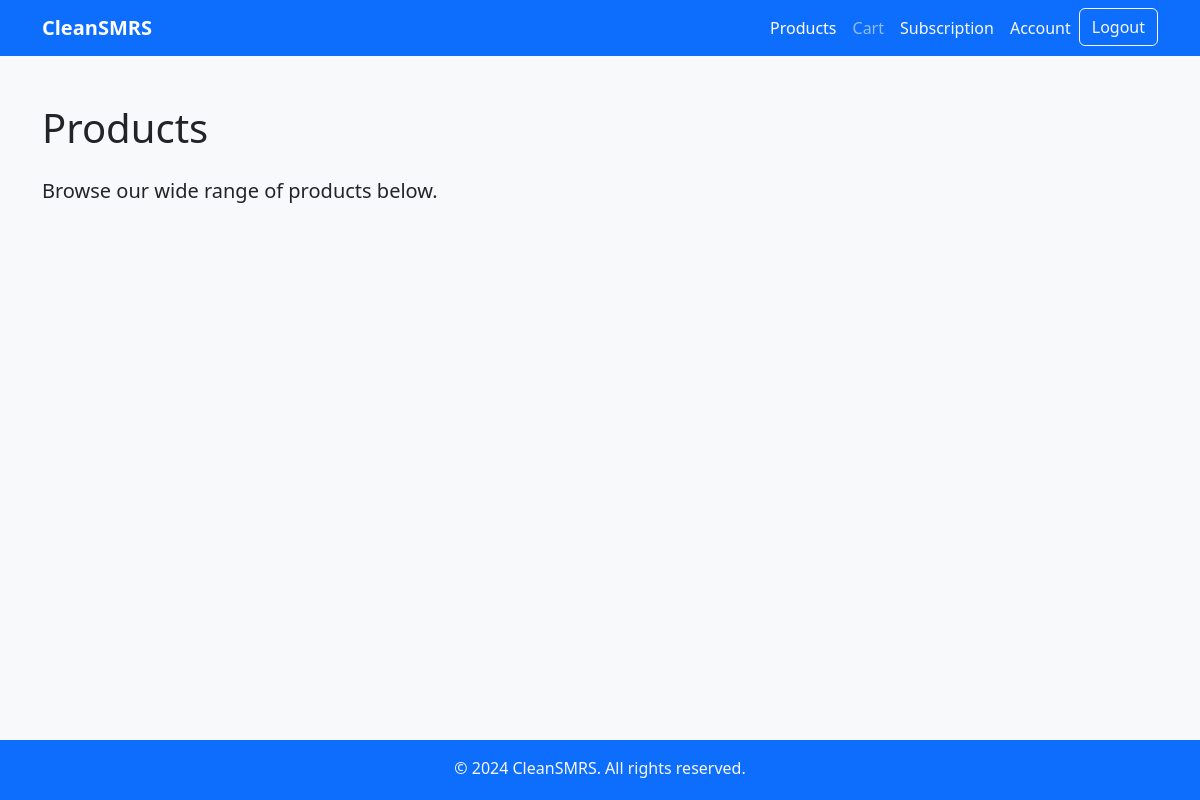
Page /products/ (signed in) on the earlier database version.
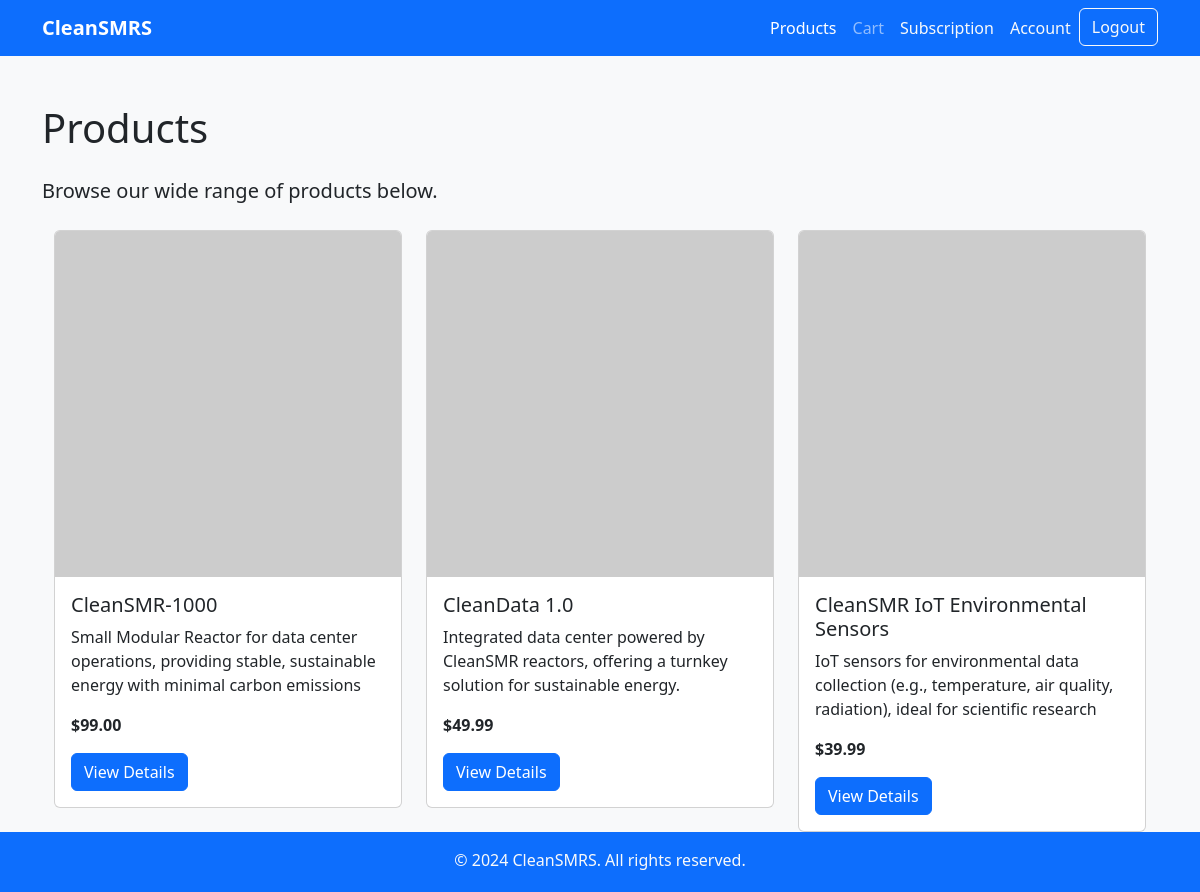
Same page on the later database version.
### shop/models.py (models this page shows, shortened)
class Product(models.Model):
    id = models.UUIDField(
        primary_key=True,
        default=uuid.uuid4,
        editable=False,
    )
    name = models.CharField(max_length=255)
    description = models.TextField()
    price = models.DecimalField(max_digits=10, decimal_places=2)
    quantity = models.PositiveIntegerField(default=1)  # The available stock for the product
    category = models.CharField(max_length=100)  # The category of the product (e.g., SMR, Data Center, etc.)
    status = models.CharField(max_length=50)  # Status of the product (e.g., 'available', 'out of stock', etc.)
    created = models.DateTimeField(default=now)
    updated = models.DateTimeField(auto_now=True)
    deleted = models.DateTimeField(null=True, blank=True)

### shop/views.py (the view)
# urls.py: path('products/', views.product_list, name='product_list'),  # Product list page
@login_required
def product_list(request):
    products = Product.objects.all()
    return render(request, 'products.html', {'products': products})

### templates/products.html (shortened to what this page needs)
<!DOCTYPE html>
<html lang="en">
<head>
    <link href="https://cdn.jsdelivr.net/npm/bootstrap@5.3.0-alpha3/dist/css/bootstrap.min.css" rel="stylesheet">
</head>
<body class="bg-light">
    <nav class="navbar navbar-expand-lg navbar-dark bg-primary">
        <div class="container">
            <a class="navbar-brand fw-bold" href="/">CleanSMRS</a>
            <div class="collapse navbar-collapse" id="navbarNav">
                <ul class="navbar-nav ms-auto">
                    <li class="nav-item">
                        <a class="nav-link {% if request.resolver_match.url_name == 'product_list' %}active{% endif %}" href="{% url 'product_list' %}">Products</a>
                    </li>
                    <li class="nav-item">
                        <a class="nav-link {% if request.resolver_match.url_name == 'cart_view' %}active{% endif %}" href="{% url 'cart_view' %}">Cart</a>
                    </li>
                    {% if user.is_authenticated %}
                        <li class="nav-item">
                            <a class="nav-link text-light" href="{% url 'subscription' %}">Subscription</a>
                        </li>
                        <li class="nav-item">
                            <a class="nav-link text-light" href="{% url 'account' %}">Account</a>
                        </li>
                        <li class="nav-item">
                            <form action="{% url 'logout' %}" method="post" class="d-inline">
                                <button type="submit" class="btn btn-outline-light">Logout</button>
                            </form>
                        </li>
                    {% endif %}
                </ul>
            </div>
        </div>
    </nav>
    <div class="container mt-5">
        <h1 class="mb-4">Products</h1>
        <p class="fs-5">Browse our wide range of products below.</p>
        <div class="container mt-4">
            <div class="row gy-4">
                {% for product in products %}
                <div class="col-md-4">
                    <div class="card">
                        <img src="https://via.placeholder.com/150" class="card-img-top" alt="{{ product.name }}">
                        <div class="card-body">
                            <h5 class="card-title">{{ product.name }}</h5>
                            <p class="card-text">{{ product.description }}</p>
                            <p class="card-text"><strong>${{ product.price }}</strong></p>
                            <a href="/product/{{ product.id }}" class="btn btn-primary">View Details</a>
                        </div>
                    </div>
                </div>
                {% endfor %}
            </div>
        </div>
    </div>
    <footer class="bg-primary text-light text-center py-3 mt-auto">
        <div class="container">
            <p class="mb-1">&copy; 2024 CleanSMRS. All rights reserved.</p>
        </div>
    </footer>
</body>
</html>

### templates/products.html (style rules this page uses)
html, body { height: 100%; display: flex; flex-direction: column; }

Differences in the rows shown:
added Product: name "CleanSMR-1000", description "Small Modular Reactor for data center operations, providing stable, sustainable energy with minimal carbon emissions", price "99.00"
added Product: name "CleanData 1.0", description "Integrated data center powered by CleanSMR reactors, offering a turnkey solution for sustainable energy.", price "49.99"
added Product: name "CleanSMR IoT Environmental Sensors", description "IoT sensors for environmental data collection (e.g., temperature, air quality, radiation), ideal for scientific research", price "39.99"
